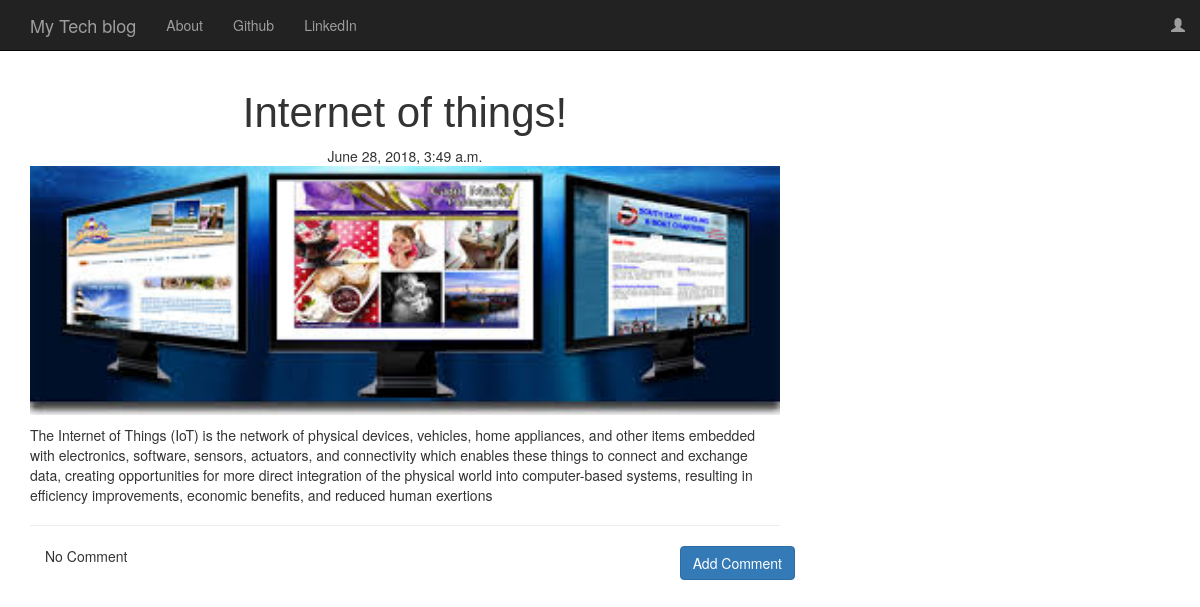
The page /post/12 on the database its author committed.
### blog/models.py (models this page shows, shortened)
class Post(models.Model):
    author = models.ForeignKey('auth.user', on_delete=models.CASCADE)
    title = models.CharField(max_length = 256)
    text = models.TextField()
    image = models.ImageField(null=True,blank=True)
    create_date = models.DateTimeField(default = timezone.now())
    published_date = models.DateTimeField(blank = True, null= True)

### blog/views.py (the view)
# urls.py: path('post/<int:pk>', views.PostDetailView.as_view(), name='post_detail'),
class PostDetailView(DetailView):
    model = models.Post

### blog/templates/blog/post_detail.html (shortened to what this page needs)
{% extends 'blog/base.html'%}
{% block content%}
  <h1 class = 'posttitle'>{{post.title}}</h1>
  {% if post.published_date %}
    <div class="date postdate">
        {{post.published_date}}
    </div>
  {% else %}
  <a class="btn btn-default " href="{% url 'post_publish' pk=post.pk%}">Publish</a>
  {% endif %}
  {% if post.image %}
  <img class="img-responsive" src="{{post.image.url}}" width="900px" height="300px" alt="Card image cap" >
  {% endif %}
  <p class = 'postcontent'>{{post.text|safe|linebreaks}}</p>
  <hr>
  <a class="btn btn-primary btn-comment" href="{% url 'add_comment_to_post' pk=post.pk %}">Add Comment</a>
  <div class="container">
    {% for comment in post.comments.all %}
    <br>
    {% if user.is_authenticated or comment.approved_comments %}
      {{comment.create_date}}
        {% if not comment.approved_comments%}
          <a class="btn btn-default" href="{% url 'comment_remove' pk=comment.pk %}">
            <span class="glyphicon glyphicon-remove"></span>
          </a>
          <a class="btn btn-primary" href="{% url 'comment_approve' pk=comment.pk %}">
            <span class="glyphicon glyphicon-ok"></span>
          </a>
        {% endif %}
      <p>{{comment.text|safe|linebreaks}}</p>
      <p>Posted By : {{comment.author}}</p>
    {% endif %}
      {% empty %}
      <p>No Comment</p>
    {% endfor %}
  </div>
{% endblock%}

### blog/static/css/blog.css (style rules this page uses)
.postdate { text-align: center; }
.posttitle { font-family: 'Russo One', sans-serif; font-size: 3em; text-align: center; }
.postcontent { font-family: 'Montserrat'; font-size: 1.5em; }
.btn-comment { position: absolute; right: 0px; }
body { padding-top: 54px; }
@media (min-width: 992px) { body { padding-top: 56px; } }

### blog/static/css/blog-home.css (style rules this page uses)
body { padding-top: 70px; }

### rows shown on the page
Post: title "Internet of things!", published_date "June 28, 2018, 3:49 a.m.", image (picture), text "The Internet of Things (IoT) is the network of physical devices, vehicles, home appliances, and other items embedded with electronics, software, sensors, actuators, and connectivity which enables these things to connect and exchange data, creating opportunities for more direct integration of the physical world into computer-based systems, resulting in efficiency improvements, economic benefits, and reduced human exertions"
